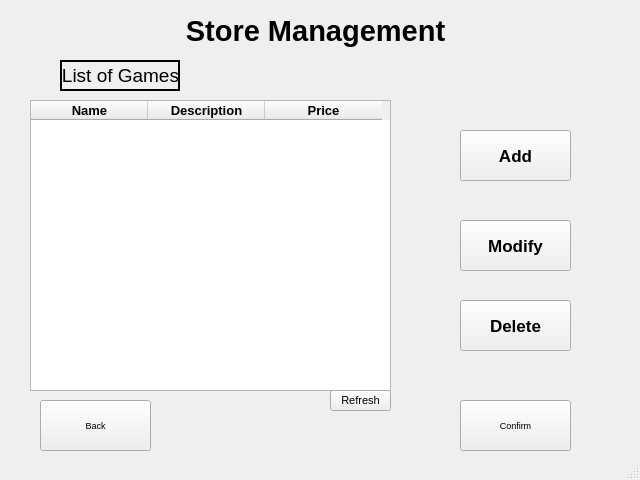
<?xml version="1.0" encoding="UTF-8"?>
<ui version="4.0">
 <class>MainWindow</class>
 <widget class="QMainWindow" name="MainWindow">
  <property name="geometry">
   <rect>
    <x>0</x>
    <y>0</y>
    <width>640</width>
    <height>480</height>
   </rect>
  </property>
  <property name="font">
   <font>
    <pointsize>7</pointsize>
   </font>
  </property>
  <property name="windowTitle">
   <string>MainWindow</string>
  </property>
  <widget class="QWidget" name="centralwidget">
   <widget class="QLabel" name="label">
    <property name="geometry">
     <rect>
      <x>170</x>
      <y>0</y>
      <width>291</width>
      <height>61</height>
     </rect>
    </property>
    <property name="font">
     <font>
      <pointsize>22</pointsize>
      <weight>75</weight>
      <bold>true</bold>
     </font>
    </property>
    <property name="layoutDirection">
     <enum>Qt::LeftToRight</enum>
    </property>
    <property name="text">
     <string>Store Management</string>
    </property>
    <property name="alignment">
     <set>Qt::AlignCenter</set>
    </property>
   </widget>
   <widget class="QPushButton" name="backBtn">
    <property name="geometry">
     <rect>
      <x>40</x>
      <y>400</y>
      <width>111</width>
      <height>51</height>
     </rect>
    </property>
    <property name="text">
     <string>Back</string>
    </property>
   </widget>
   <widget class="QFrame" name="frame">
    <property name="geometry">
     <rect>
      <x>60</x>
      <y>60</y>
      <width>120</width>
      <height>31</height>
     </rect>
    </property>
    <property name="frameShape">
     <enum>QFrame::WinPanel</enum>
    </property>
    <property name="frameShadow">
     <enum>QFrame::Plain</enum>
    </property>
    <property name="lineWidth">
     <number>1</number>
    </property>
    <property name="midLineWidth">
     <number>0</number>
    </property>
    <widget class="QLabel" name="label_2">
     <property name="geometry">
      <rect>
       <x>0</x>
       <y>0</y>
       <width>121</width>
       <height>31</height>
      </rect>
     </property>
     <property name="font">
      <font>
       <pointsize>14</pointsize>
      </font>
     </property>
     <property name="text">
      <string>List of Games</string>
     </property>
     <property name="textFormat">
      <enum>Qt::AutoText</enum>
     </property>
     <property name="alignment">
      <set>Qt::AlignCenter</set>
     </property>
     <property name="wordWrap">
      <bool>false</bool>
     </property>
    </widget>
   </widget>
   <widget class="QPushButton" name="ConfirmBtn">
    <property name="geometry">
     <rect>
      <x>460</x>
      <y>400</y>
      <width>111</width>
      <height>51</height>
     </rect>
    </property>
    <property name="text">
     <string>Confirm</string>
    </property>
   </widget>
   <widget class="QTableWidget" name="tableWidget">
    <property name="geometry">
     <rect>
      <x>30</x>
      <y>100</y>
      <width>361</width>
      <height>291</height>
     </rect>
    </property>
    <property name="minimumSize">
     <size>
      <width>361</width>
      <height>291</height>
     </size>
    </property>
    <property name="font">
     <font>
      <pointsize>10</pointsize>
      <weight>75</weight>
      <italic>false</italic>
      <bold>true</bold>
      <strikeout>false</strikeout>
      <kerning>true</kerning>
     </font>
    </property>
    <property name="mouseTracking">
     <bool>false</bool>
    </property>
    <property name="autoFillBackground">
     <bool>false</bool>
    </property>
    <property name="frameShadow">
     <enum>QFrame::Sunken</enum>
    </property>
    <property name="lineWidth">
     <number>7</number>
    </property>
    <property name="midLineWidth">
     <number>0</number>
    </property>
    <property name="showGrid">
     <bool>true</bool>
    </property>
    <property name="gridStyle">
     <enum>Qt::SolidLine</enum>
    </property>
    <property name="columnCount">
     <number>3</number>
    </property>
    <attribute name="horizontalHeaderCascadingSectionResizes">
     <bool>false</bool>
    </attribute>
    <attribute name="horizontalHeaderDefaultSectionSize">
     <number>117</number>
    </attribute>
    <attribute name="horizontalHeaderHighlightSections">
     <bool>true</bool>
    </attribute>
    <attribute name="horizontalHeaderMinimumSectionSize">
     <number>46</number>
    </attribute>
    <attribute name="horizontalHeaderShowSortIndicator" stdset="0">
     <bool>false</bool>
    </attribute>
    <attribute name="horizontalHeaderStretchLastSection">
     <bool>false</bool>
    </attribute>
    <attribute name="verticalHeaderShowSortIndicator" stdset="0">
     <bool>false</bool>
    </attribute>
    <column>
     <property name="text">
      <string>Name</string>
     </property>
    </column>
    <column>
     <property name="text">
      <string>Description</string>
     </property>
    </column>
    <column>
     <property name="text">
      <string>Price</string>
     </property>
    </column>
   </widget>
   <widget class="QPushButton" name="addBtn">
    <property name="geometry">
     <rect>
      <x>460</x>
      <y>130</y>
      <width>111</width>
      <height>51</height>
     </rect>
    </property>
    <property name="font">
     <font>
      <pointsize>13</pointsize>
      <weight>75</weight>
      <bold>true</bold>
     </font>
    </property>
    <property name="text">
     <string>Add</string>
    </property>
   </widget>
   <widget class="QPushButton" name="modifyBtn">
    <property name="geometry">
     <rect>
      <x>460</x>
      <y>220</y>
      <width>111</width>
      <height>51</height>
     </rect>
    </property>
    <property name="font">
     <font>
      <pointsize>13</pointsize>
      <weight>75</weight>
      <bold>true</bold>
     </font>
    </property>
    <property name="text">
     <string>Modify</string>
    </property>
   </widget>
   <widget class="QPushButton" name="delBtn">
    <property name="geometry">
     <rect>
      <x>460</x>
      <y>300</y>
      <width>111</width>
      <height>51</height>
     </rect>
    </property>
    <property name="font">
     <font>
      <pointsize>13</pointsize>
      <weight>75</weight>
      <bold>true</bold>
     </font>
    </property>
    <property name="text">
     <string>Delete</string>
    </property>
   </widget>
   <widget class="QPushButton" name="refreshBtn">
    <property name="geometry">
     <rect>
      <x>330</x>
      <y>390</y>
      <width>61</width>
      <height>21</height>
     </rect>
    </property>
    <property name="font">
     <font>
      <pointsize>8</pointsize>
      <weight>50</weight>
      <bold>false</bold>
     </font>
    </property>
    <property name="text">
     <string>Refresh</string>
    </property>
   </widget>
  </widget>
  <widget class="QStatusBar" name="statusbar"/>
 </widget>
 <resources/>
 <connections/>
</ui>
